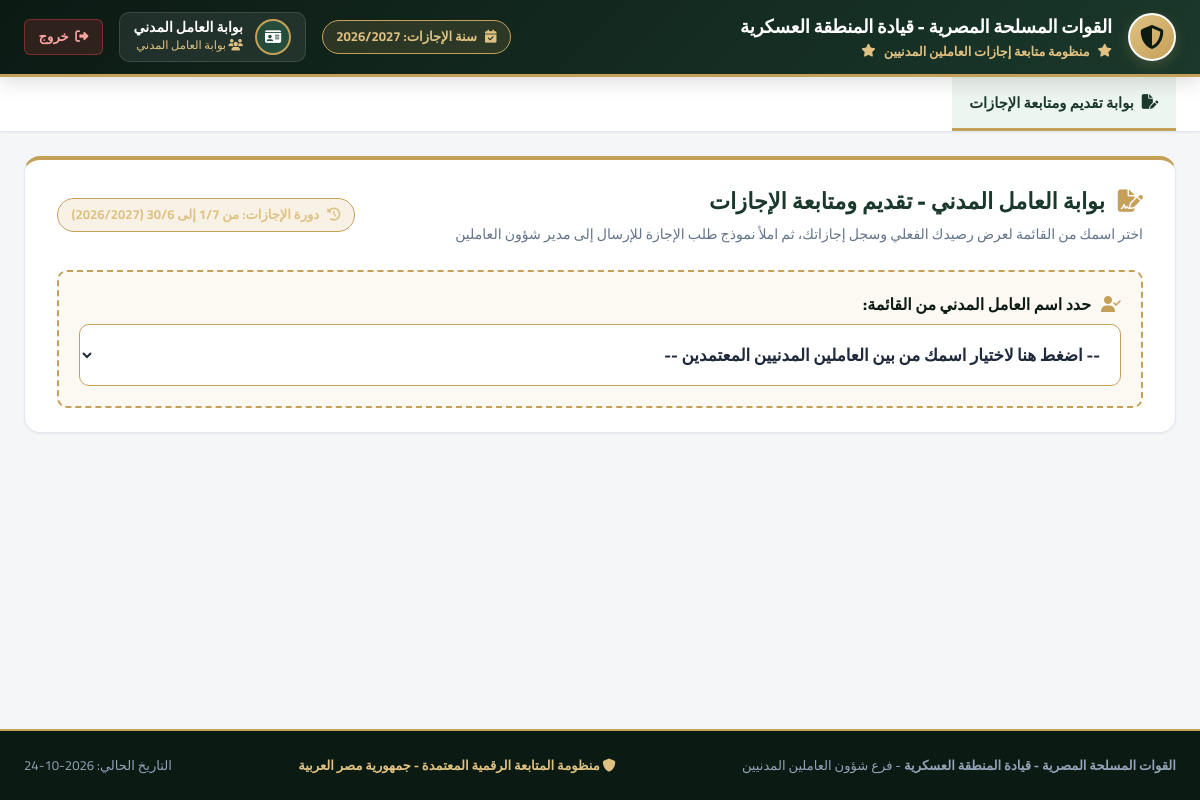
Page /worker/ (signed in) on the committed database.
### leaves_management/models.py (models this page shows, shortened)
class UserProfile(models.Model):
    ROLE_CHOICES = [
        ('worker', 'العامل المدني'),
        ('hr_manager', 'مدير شئون العاملين'),
        ('commander', 'مدير المنطقة (العميد)'),
    ]
    user = models.OneToOneField(User, on_delete=models.CASCADE, related_name='profile')
    role = models.CharField(max_length=20, choices=ROLE_CHOICES, verbose_name="نوع الحساب")
    full_name = models.CharField(max_length=150, verbose_name="الاسم بالكامل")
    job_title = models.CharField(max_length=150, verbose_name="الوظيفة / المنصب")
    department = models.CharField(max_length=150, default="قيادة المنطقة العسكرية", verbose_name="القسم / الوحدة")
    phone = models.CharField(max_length=20, blank=True, verbose_name="رقم الهاتف")
    avatar = models.ImageField(upload_to='avatars/', null=True, blank=True, verbose_name="الصورة الشخصية")
    class Meta:
        verbose_name = "ملف المستخدم"
        verbose_name_plural = "ملفات المستخدمين"

### leaves_management/views.py (the view, shortened to what this page needs)
# urls.py: path('worker/', views.worker_dashboard, name='worker_dashboard'),
@login_required
def worker_dashboard(request):
    workers = CivilianWorker.objects.filter(is_active=True).order_by('name')
    current_year, _, _ = get_current_leave_year_info()
    selected_worker_id = request.GET.get('worker_id')
    initial_worker = None
    if selected_worker_id:
        try:
            initial_worker = CivilianWorker.objects.get(id=selected_worker_id)
        except CivilianWorker.DoesNotExist:
            pass
    context = {
        'workers': workers,
        'initial_worker': initial_worker,
        'current_leave_year': current_year,
    }
    return render(request, 'worker/dashboard.html', context)

### leaves_management/models.py (called while the page is built)
def get_current_leave_year_info(target_date=None):
    if target_date is None:
        target_date = timezone.localdate()
    if isinstance(target_date, str):
        target_date = date.fromisoformat(target_date)
    if target_date.month >= 7:
        start_year = target_date.year
        end_year = target_date.year + 1
    else:
        start_year = target_date.year - 1
        end_year = target_date.year
    year_label = f"{start_year}/{end_year}"
    start_date = date(start_year, 7, 1)
    end_date = date(end_year, 6, 30)
    return year_label, start_date, end_date

### templates/worker/dashboard.html (shortened to what this page needs)
{% extends 'base.html' %}
{% block content %}
<div class="worker-portal-container">
    <div class="mil-card" style="border-top: 4px solid var(--mil-gold);">
        <div class="mil-card-body" style="padding: 1.5rem 2rem;">
            <div style="display: flex; justify-content: space-between; align-items: center; flex-wrap: wrap; gap: 1rem;">
                <div>
                    <h2 style="font-size: 1.4rem; font-weight: 900; color: var(--mil-green);">
                        <i class="fa-solid fa-file-signature" style="color: var(--mil-gold); margin-left: 0.5rem;"></i>
                        بوابة العامل المدني - تقديم ومتابعة الإجازات
                    </h2>
                    <p style="color: var(--text-secondary); font-size: 0.88rem; margin-top: 0.25rem;">
                        اختر اسمك من القائمة لعرض رصيدك الفعلي وسجل إجازاتك، ثم املأ نموذج طلب الإجازة للإرسال إلى مدير شؤون العاملين
                    </p>
                </div>
                <div class="leave-year-badge">
                    <i class="fa-solid fa-clock-rotate-left"></i>
                    <span>دورة الإجازات: <strong>من 1/7 إلى 30/6</strong> ({{ current_leave_year }})</span>
                </div>
            </div>
            <div style="margin-top: 1.5rem; background: var(--mil-gold-subtle); border: 2px dashed var(--mil-gold); border-radius: var(--radius-md); padding: 1.25rem;">
                <label for="workerSelectDropdown" class="form-label" style="font-size: 1rem; font-weight: 800; color: var(--mil-dark);">
                    <i class="fa-solid fa-user-check" style="color: var(--mil-gold); margin-left: 0.4rem;"></i>
                    حدد اسم العامل المدني من القائمة:
                </label>
                <select id="workerSelectDropdown" class="form-select" style="font-size: 1.05rem; padding: 0.8rem 1rem; border-color: var(--mil-gold); font-weight: 700;">
                    <option value="">-- اضغط هنا لاختيار اسمك من بين العاملين المدنيين المعتمدين --</option>
                </select>
            </div>
        </div>
    </div>
</div>
{% endblock %}

### templates/base.html (shortened to what this page needs)
<!DOCTYPE html>
<html lang="ar" dir="rtl">
<head>
    <link rel="stylesheet" href="https://cdnjs.cloudflare.com/ajax/libs/font-awesome/6.5.1/css/all.min.css">
    <link rel="stylesheet" href="/static/css/style.css">
</head>
<body>
    <header class="military-topbar">
        <div class="topbar-content">
            <div class="brand-section">
                <div class="eagle-emblem">
                    <i class="fa-solid fa-shield-halved"></i>
                </div>
                <div class="brand-titles">
                    <h1>{{ military_command }}</h1>
                    <div class="subtitle">
                        <i class="fa-solid fa-star"></i>
                        <span>{{ system_title }}</span>
                        <i class="fa-solid fa-star"></i>
                    </div>
                </div>
            </div>
            <div class="header-meta">
                <div class="leave-year-badge" title="السنة المالية والإجازات الرسمية (تبدأ من شهر 7 لشهر 7 في السنة التالية)">
                    <i class="fa-solid fa-calendar-check"></i>
                    <span>سنة الإجازات: <strong>{{ current_leave_year }}</strong></span>
                </div>
                {% if user.is_authenticated %}
                <div class="user-badge-header">
                    {% if user_profile and user_profile.avatar %}
                    <img src="{{ user_profile.avatar.url }}" alt="Avatar" class="user-avatar-sm">
                    {% else %}
                    <div class="user-avatar-sm">
                        {% if user_profile.role == 'commander' %}
                        <i class="fa-solid fa-medal"></i>
                        {% elif user_profile.role == 'hr_manager' %}
                        <i class="fa-solid fa-user-tie"></i>
                        {% else %}
                        <i class="fa-solid fa-id-card"></i>
                        {% endif %}
                    </div>
                    {% endif %}
                    <div class="user-meta-header">
                        <div class="name">{{ user_profile.full_name|default:user.username }}</div>
                        <div class="role-tag">
                            {% if user_profile.role == 'commander' %}
                            <i class="fa-solid fa-award"></i> قائد الوحدة / مدير المنطقة
                            {% elif user_profile.role == 'hr_manager' %}
                            <i class="fa-solid fa-briefcase"></i> مدير شؤون العاملين
                            {% else %}
                            <i class="fa-solid fa-users"></i> بوابة العامل المدني
                            {% endif %}
                        </div>
                    </div>
                </div>
                <a href="{% url 'logout' %}" class="btn-logout" title="تسجيل الخروج">
                    <i class="fa-solid fa-right-from-bracket"></i>
                    <span>خروج</span>
                </a>
                {% endif %}
            </div>
        </div>
    </header>
    {% if user.is_authenticated %}
    <nav class="military-nav">
        <div class="nav-container">
            {% if user_profile.role == 'worker' %}
                <a href="{% url 'worker_dashboard' %}" class="nav-link {% if request.resolver_match.url_name == 'worker_dashboard' %}active{% endif %}">
                    <i class="fa-solid fa-file-pen"></i>
                    <span>بوابة تقديم ومتابعة الإجازات</span>
                </a>
            {% endif %}
        </div>
    </nav>
    {% endif %}
    <main class="main-wrapper">
        {% block content %}{% endblock %}
    </main>
    <footer class="military-footer">
        <div class="footer-content">
            <div>
                <strong>{{ military_command }}</strong> - {{ unit_branch }}
            </div>
            <div class="footer-creds">
                <i class="fa-solid fa-shield"></i> منظومة المتابعة الرقمية المعتمدة - جمهورية مصر العربية
            </div>
            <div>
                التاريخ الحالي: {{ today_date|date:"Y-m-d" }}
            </div>
        </div>
    </footer>
</body>
</html>

### rows in the picture
UserProfile: full_name "بوابة العامل المدني", department "فرع شؤون العاملين المدنيين"

### other values in the picture
{{ military_command }} "القوات المسلحة المصرية - قيادة المنطقة العسكرية"
{{ system_title }} "منظومة متابعة إجازات العاملين المدنيين"
{{ current_leave_year }} "2026/2027"
{{ today_date|date:"Y-m-d" }} "2026-10-24"
